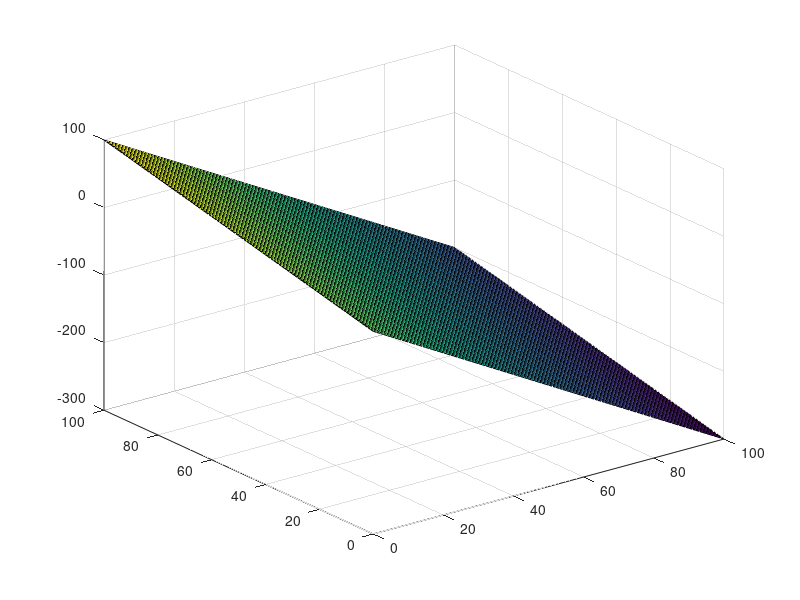

MATLAB code for this plot:
% The Objective of this mat file is to graphically show how the Projection
% of the vector b onto A's column space gives the best solution 
% (i.e. least square) to Ax = b
% In the case of a Rectangular or Singular b.

% Let this be a m*n matrix (m equations & n unknowns system)
A = [1 0; 5 4; 2 4]; % 3*2
A_T = A';

column1 = A_T(1,:)';
column2 = A_T(2,:)';
normal = cross(column1,column2);

%# a plane is a*x+b*y+c*z+d=0
%# [a,b,c] is the normal. Thus, we have to calculate
%# d and we're set
d = -A_T(1,:)*normal;

%# create x,y
[xx,yy]=ndgrid(0:100,0:100);

%# calculate corresponding z
z = (-normal(1)*xx - normal(2)*yy - d)/normal(3);

%# plot the surface
figure
% the points that b can take such that there exists a solution for Ax = b
surf(xx,yy,z) 